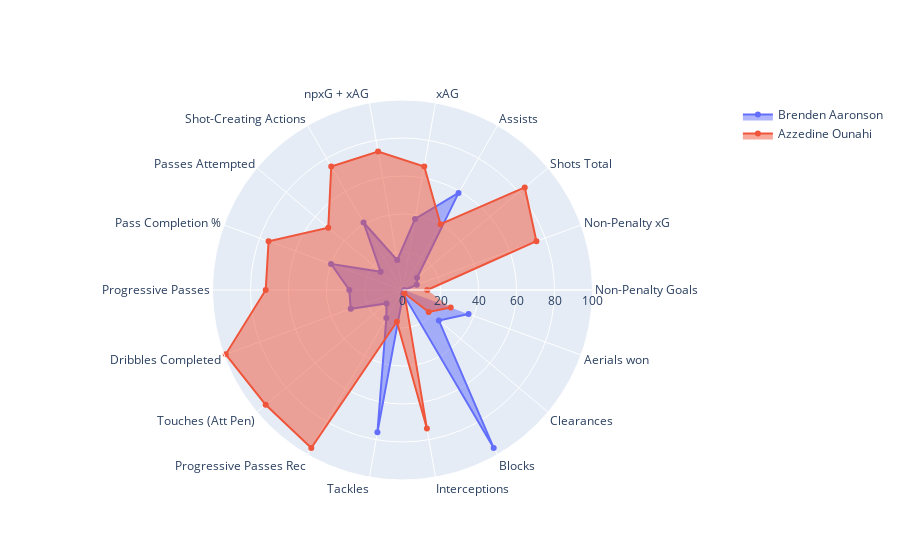

The notebook cell saved with this chart:
### Code cell
polar_plots("Brenden Aaronson", "Azzedine Ounahi")

### Figure 1 — Plotly figure (JSON) as saved in the notebook; plotly's stock layout.template omitted (floating-point values rounded to 4 significant figures)
{"data": [{"fill": "toself", "name": "Brenden Aaronson", "r": [1, 8, 10, 59, 38, 16, 41, 15, 40, 28, 29, 11, 17, 76, 2, 96, 25, 37], "theta": ["Non-Penalty Goals", "Non-Penalty xG", "Shots Total", "Assists", "xAG", "npxG + xAG", "Shot-Creating Actions", "Passes Attempted", "Pass Completion %", "Progressive Passes", "Dribbles Completed", "Touches (Att Pen)", "Progressive Passes Rec", "Tackles", "Interceptions", "Blocks", "Clearances", "Aerials won"], "type": "scatterpolar"}, {"fill": "toself", "name": "Azzedine Ounahi", "r": [13, 75, 84, 40, 66, 74, 75, 51, 75, 72, 99, 94, 96, 17, 74, 2, 18, 27], "theta": ["Non-Penalty Goals", "Non-Penalty xG", "Shots Total", "Assists", "xAG", "npxG + xAG", "Shot-Creating Actions", "Passes Attempted", "Pass Completion %", "Progressive Passes", "Dribbles Completed", "Touches (Att Pen)", "Progressive Passes Rec", "Tackles", "Interceptions", "Blocks", "Clearances", "Aerials won"], "type": "scatterpolar"}], "layout": {"polar": {"radialaxis": {"range": [0, 100], "visible": true}}, "showlegend": true}}
